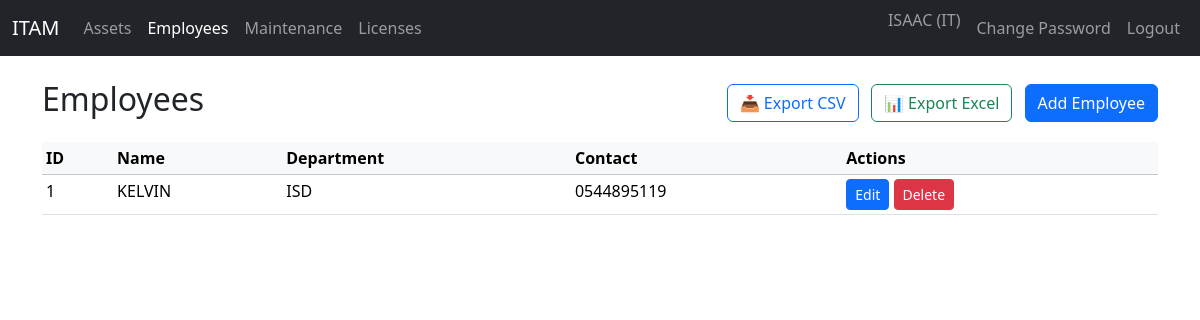
Page /employees (signed in) on the committed database.
### app/models.py (models this page shows, shortened)
class User(UserMixin, db.Model):
    id = db.Column(db.Integer, primary_key=True)
    username = db.Column(db.String(120), unique=True, nullable=False)
    email = db.Column(db.String(120), unique=True, nullable=False)
    password_hash = db.Column(db.String(128), nullable=False)
    role = db.Column(db.String(20), nullable=False, default="Employee")

class Employee(db.Model):
    id = db.Column(db.Integer, primary_key=True)
    name = db.Column(db.String(120), nullable=False)
    department = db.Column(db.String(120))
    contact = db.Column(db.String(120))
    assets = db.relationship("Asset", backref="employee", lazy=True)

### app/routes.py (the view)
@main.route("/employees")
@login_required
@role_required("Admin", "IT", "Manager")
def employees():
    employees = Employee.query.all()
    return render_template("employees/list.html", employees=employees)

### app/models.py (called while the page is built)
@login_manager.user_loader
def load_user(user_id):
    return User.query.get(int(user_id))

### app/routes.py (called while the page is built)
def role_required(*roles):
    def decorator(f):
        @wraps(f)
        def wrapped(*args, **kwargs):
            if not current_user.is_authenticated:
                return redirect(url_for("main.login"))
            if current_user.role not in roles:
                flash("Access denied", "danger")
                return redirect(url_for("main.dashboard"))
            return f(*args, **kwargs)
        return wrapped
    return decorator

### app/templates/employees/list.html
{% extends 'base.html' %}
{% block content %}
<div class="d-flex justify-content-between align-items-center mb-3">
  <h2>Employees</h2>
  <div>
    {% if current_user.role in ['Admin', 'IT', 'Manager'] %}
      <a href="{{ url_for('main.export_employees_csv') }}" class="btn btn-outline-primary me-2">📥 Export CSV</a>
      <a href="{{ url_for('main.export_employees_excel') }}" class="btn btn-outline-success me-2">📊 Export Excel</a>
    {% endif %}
    {% if current_user.role in ['Admin', 'IT'] %}
      <a href="{{ url_for('main.employee_new') }}" class="btn btn-primary">Add Employee</a>
    {% endif %}
  </div>
</div>
<table class="table table-sm table-hover">
 <thead class="table-light"><tr><th>ID</th><th>Name</th><th>Department</th><th>Contact</th>{% if current_user.role in ['Admin', 'IT'] %}<th>Actions</th>{% endif %}</tr></thead>
 <tbody>
 {% for e in employees %}<tr><td>{{ e.id }}</td><td>{{ e.name }}</td><td>{{ e.department }}</td><td>{{ e.contact }}</td>
  {% if current_user.role in ['Admin', 'IT'] %}
    <td>
      <a href="{{ url_for('main.employee_edit', emp_id=e.id) }}" class="btn btn-sm btn-primary">Edit</a>
      <form action="{{ url_for('main.employee_delete', emp_id=e.id) }}" method="post" style="display:inline-block" onsubmit="return confirm('Delete employee?');">
        <button type="submit" class="btn btn-sm btn-danger">Delete</button>
      </form>
    </td>
  {% endif %}
 </tr>{% endfor %}
 </tbody>
</table>
{% endblock %}

### app/templates/base.html (shortened to what this page needs)
<!DOCTYPE html>
<html lang="en">
<head>
  <link href="https://cdn.jsdelivr.net/npm/bootstrap@5.3.2/dist/css/bootstrap.min.css" rel="stylesheet">
  <link rel="stylesheet" href="https://cdnjs.cloudflare.com/ajax/libs/font-awesome/6.4.0/css/all.min.css">
</head>
<body>
<nav class="navbar navbar-expand-lg navbar-dark bg-dark">
  <div class="container-fluid">
    <a class="navbar-brand" href="{{ url_for('main.dashboard') }}">ITAM</a>
    <div class="collapse navbar-collapse" id="navbarsExample07">
      <ul class="navbar-nav me-auto mb-2 mb-lg-0">
        {% if current_user.is_authenticated %}
          {% if current_user.role in ['Admin', 'IT', 'Manager'] %}
            <li class="nav-item"><a class="nav-link {% if request.endpoint == 'main.assets' %}active{% endif %}" href="{{ url_for('main.assets') }}">Assets</a></li>
            <li class="nav-item"><a class="nav-link {% if request.endpoint == 'main.employees' %}active{% endif %}" href="{{ url_for('main.employees') }}">Employees</a></li>
            <li class="nav-item"><a class="nav-link {% if request.endpoint == 'main.maintenance_list' %}active{% endif %}" href="{{ url_for('main.maintenance_list') }}">Maintenance</a></li>
            <li class="nav-item"><a class="nav-link {% if request.endpoint == 'main.licenses' %}active{% endif %}" href="{{ url_for('main.licenses') }}">Licenses</a></li>
          {% endif %}
        {% endif %}
      </ul>
      <ul class="navbar-nav mb-2 mb-lg-0">
        {% if current_user.is_authenticated %}
          <li class="nav-item"><span class="navbar-text me-2">{{ current_user.username }} ({{ current_user.role }})</span></li>
          <li class="nav-item"><a class="nav-link" href="{{ url_for('main.change_password') }}">Change Password</a></li>
          <li class="nav-item"><a class="nav-link" href="{{ url_for('main.logout') }}">Logout</a></li>
        {% else %}
          <li class="nav-item"><a class="nav-link" href="{{ url_for('main.login') }}">Login</a></li>
        {% endif %}
      </ul>
    </div>
  </div>
</nav>
<div class="container py-4">
  {% block content %}{% endblock %}
</div>
</body>
</html>

### rows in the picture
User: username "ISAAC", role "IT"
Employee: id "1", name "KELVIN", department "ISD", contact "0544895119"
